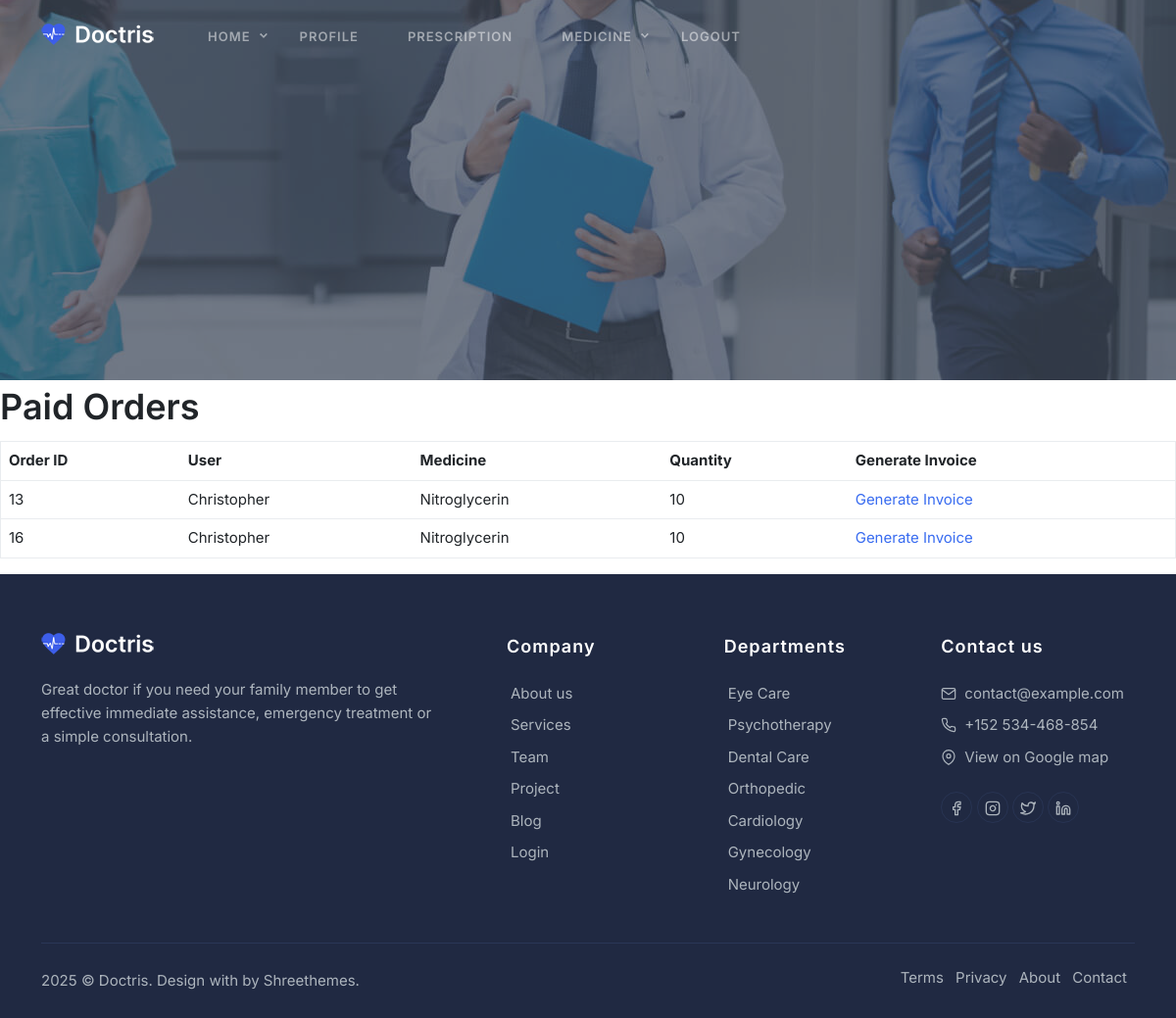
The app's page /paid_orders_view/, older data.
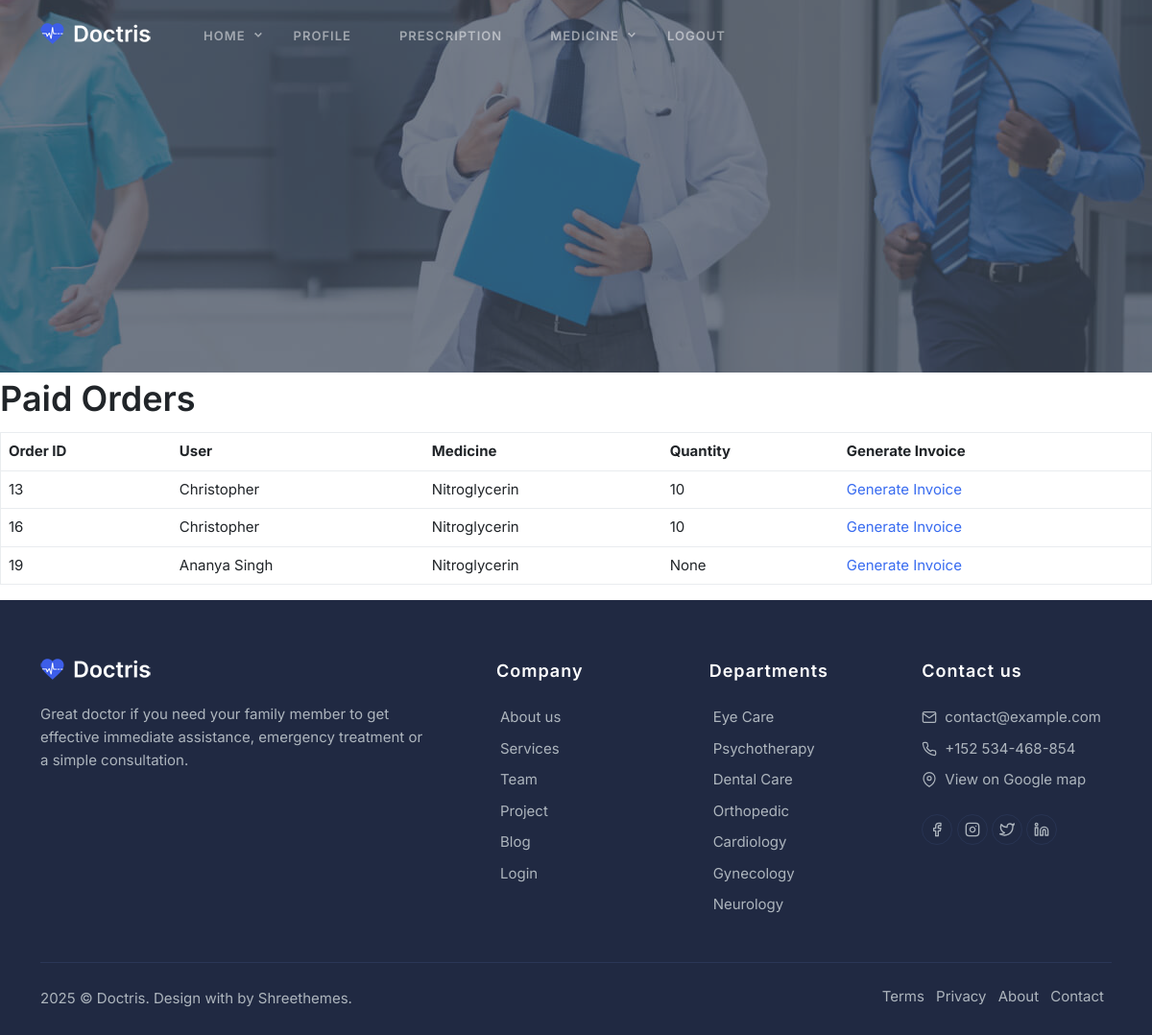
The same page, newer data.
### myapp/models.py (models this page shows)
class MedicineOrder(models.Model):
    Pharmacist = models.ForeignKey(Pharmacist, on_delete=models.CASCADE, null=True)
    uid = models.ForeignKey(User, on_delete=models.CASCADE, null=True)
    mid = models.ForeignKey(Medicine, on_delete=models.CASCADE, null=True)
    date = models.DateField(auto_now_add=True)
    status = models.CharField(max_length=50, default='in_cart')
    qty = models.IntegerField(null=True)
    total = models.IntegerField(null=True)
    profit = models.IntegerField(null=True, blank=True)  # New field for profit tracking

class User(models.Model):
    name = models.CharField(max_length=100, null=True)
    email = models.EmailField(max_length=100, null=True)
    phone = models.IntegerField(null=True, blank=True)
    address = models.CharField(max_length=300, null=True)
    age = models.CharField(max_length=100,null=True)
    gender = models.CharField(max_length=100,null=True)
    image = models.FileField(null=True, upload_to="profile")
    loginId = models.ForeignKey(Login, on_delete=models.CASCADE, null=True)
    blood_group=models.CharField(max_length=200,null=True)

class Medicine(models.Model):
    pid=models.ForeignKey(Pharmacist, on_delete=models.CASCADE, null=True)
    name=models.CharField(max_length=255)
    price=models.IntegerField()
    desc=models.CharField(max_length=255,null=True, blank=True)
    qty=models.IntegerField()
    image = models.FileField(null=True, upload_to="profile")
    date=models.DateField(null=True)
    expiry=models.DateField(null=True)
    side_effects=models.CharField(max_length=255,null=True)
    orginal_Price=models.IntegerField(null=True)

### myapp/views.py (the view)
# urls.py: path("paid_orders_view/",views.paid_orders_view, name="paid_orders"),
def paid_orders_view(request):
    paid_orders = MedicineOrder.objects.filter(status="Paid")
    return render(request, "Pharmacist/paid_orders.html", {"paid_orders": paid_orders})

### templates/Pharmacist/paid_orders.html (shortened to what this page needs)
{% extends "Pharmacist/common.html" %}
{% block content %}
<!DOCTYPE html>
<html lang="en">
<head>
</head>
<body>
    <h2>Paid Orders</h2>
    <table border="1" class="table">
        <thead>
            <tr>
                <th>Order ID</th>
                <th>User</th>
                <th>Medicine</th>
                <th>Quantity</th>
                <th>Generate Invoice</th>
            </tr>
        </thead>
        <tbody>
            {% for order in paid_orders %}
                <tr>
                    <td>{{ order.id }}</td>
                    <td>{{ order.uid.name }}</td>
                    <td>{{ order.mid.name }}</td>
                    <td>{{ order.qty }}</td>
                    <td>
                        <a href="/invoice_details?id={{order.id}}">Generate Invoice</a>
                    </td>
                </tr>
            {% endfor %}
        </tbody>
    </table>
</body>
</html>
{% endblock  %}

Row changes from the older to the newer data that the page shows:
now on this page (row edited): MedicineOrder: id "19", uid.name "Ananya Singh", mid.name "Nitroglycerin", qty "None"
